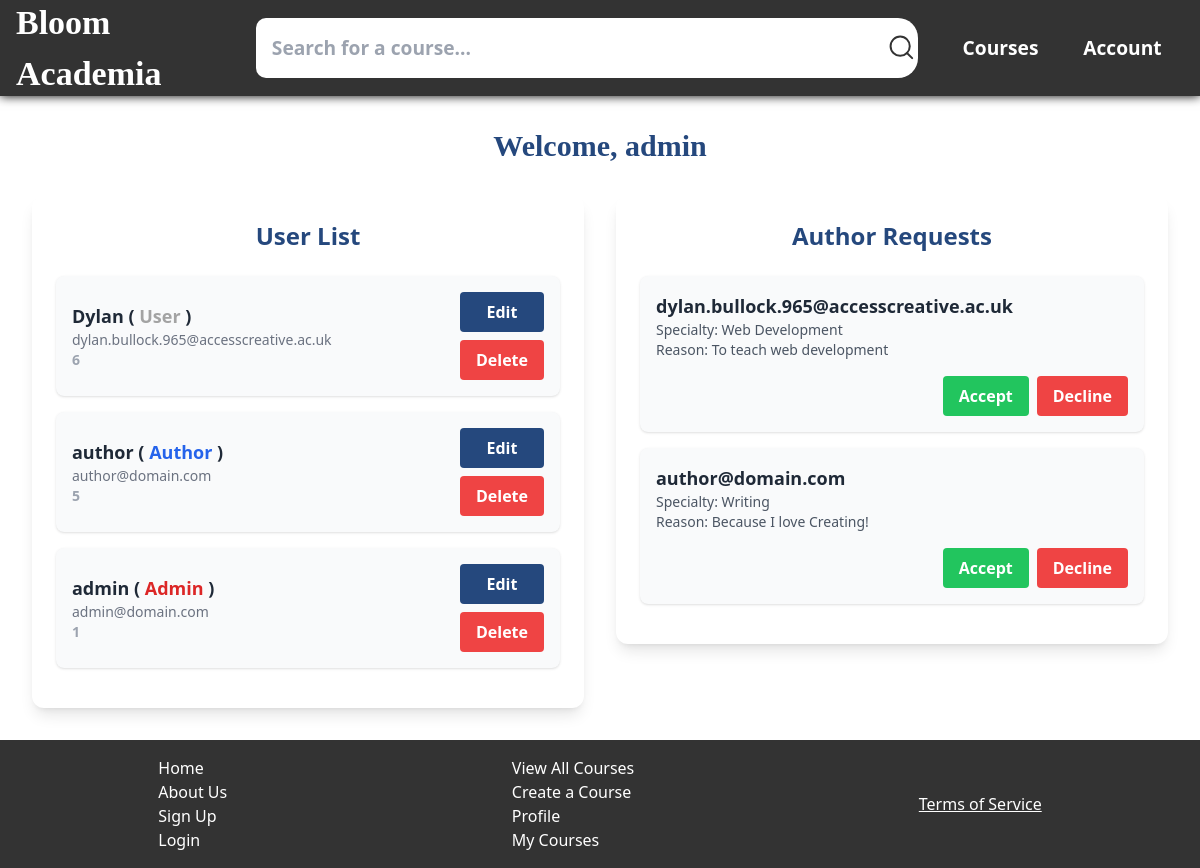
The page /admin (signed in) on the database its author committed.
### tables this page shows
CREATE TABLE users (uid INTEGER PRIMARY KEY AUTOINCREMENT, name TEXT NOT NULL, email TEXT UNIQUE, password TEXT NOT NULL, role TEXT DEFAULT 'User');

CREATE TABLE author_requests (uid INTEGER REFERENCES users(uid), email TEXT REFERENCES users(email), reason TEXT, area TEXT);

### app.py (the view)
@app.route('/admin')
def admin():
    if not session or session.get('role') != 'Admin':
        return render_template('error.html', error_type="No Access", error_title="Unauthorized", error_subtitle="You do not have permission to access the admin dashboard.")
    with db.connect(db_path) as conn:
        cursor = conn.cursor()
        cursor.execute("SELECT * FROM users ORDER BY uid DESC")
        users = cursor.fetchall()
        cursor.execute("SELECT * FROM author_requests ORDER BY uid DESC")
        author_requests = cursor.fetchall()
    return render_template('admin-pages/dashboard.html', users=users, author_requests=author_requests, name=session.get('name'))

### modules/db_functions.py (called while the page is built)
def connect(db_path):
    return sqlite3.connect(db_path)

### templates/admin-pages/dashboard.html (shortened to what this page needs)
<!DOCTYPE html>
<html lang="en">
<head>
    <link rel="stylesheet" href="{{ url_for('static', filename='css/style.css') }}">
    <script src="https://cdn.tailwindcss.com"></script>
</head>
<body class="bg-white min-h-screen flex flex-col">
    <header>
        <a href="{{ url_for('home') }}"><h1>Bloom Academia</h1></a>
        <nav>
            <form id="search-bar" class="nav-item" method="POST" action="{{ url_for('search_course') }}">
                <input id="search-bar-input" class="text-black" type="text" name="search-bar-input" placeholder="Search for a course...">
                <button id="search-bar-btn" type="submit" name="search-bar-btn">
                </button>
            </form>
            <a class="nav-item" href="{{ url_for('list_courses') }}">Courses</a>
            {% if name %}
                <a class="nav-item" href="{{ url_for('profile') }}">Account</a>
            {% else %}
                <a class="nav-item" href="{{ 'login' }}">Login</a>
            {% endif %}
        </nav>
    </header>
    <main class="flex-grow flex flex-col items-center justify-start p-8">
        <h1 class="text-3xl font-bold mb-8 text-primary">Welcome, {{ name }}</h1>
        <div class="w-full max-w-6xl">
            <div id="manage-users-container" class="flex flex-col md:flex-row items-start justify-between space-y-8 md:space-y-0 md:space-x-8">
                <div id="manage-users-col" class="w-full md:w-1/2 bg-white p-6 rounded-xl shadow-lg">
                    <h2 class="text-2xl text-center font-semibold mb-6 text-primary">User List</h2>
                    {% for user in users %}
                    <div class="bg-gray-50 p-4 rounded-lg shadow mb-4 flex items-center">
                        <div class="flex-grow mr-4">
                            <p class="text-lg font-semibold text-gray-800">{{ user[1] }} ( <span class="{% if user[4] == 'Admin' %}text-red-600{% elif user[4] == 'User' %}text-neutral-400{% elif user[4] == 'Author' %}text-blue-600{% endif %} font-bold">{{ user[4] }}</span> )</p>
                            <p class="text-sm text-gray-500">{{ user[2] }}</p>
                            <p class="text-sm text-gray-400 font-extrabold">{{ user[0] }}</p>
                        </div>
                        <div class="flex flex-col space-y-2">
                            <a href="{{ url_for('change_role', uid=user[0]) }}" class="bg-primary hover:bg-primary-dark text-white font-bold py-2 px-4 rounded text-center">Edit</a>
                            <a href="{{ url_for('delete_user', uid=user[0]) }}" class="bg-red-500 hover:bg-red-700 text-white font-bold py-2 px-4 rounded text-center">Delete</a>
                        </div>
                    </div>
                    {% endfor %}
                </div>
                <div id="manage-author-requests-col" class="w-full md:w-1/2 bg-white p-6 rounded-xl shadow-lg">
                    <h2 class="text-2xl text-center font-semibold mb-6 text-primary">Author Requests</h2>
                    {% for request in author_requests %}
                    <div class="bg-gray-50 p-4 rounded-lg shadow mb-4">
                        <div class="mb-4">
                            <p class="text-lg font-semibold text-gray-800">{{ request[1] }}</p>
                            <p class="text-sm text-gray-600">Specialty: <span class="font-medium">{{ request[3] }}</span></p>
                            <p class="text-sm text-gray-600">Reason: {{ request[2] }}</p>
                        </div>
                        <form id="clear-author-request-form" action="{{ url_for('clear_author_request', uid=request[0]) }}" method="post" class="flex justify-end space-x-2">
                            <button id="accept-author-request" name="accept-author-request" class="bg-green-500 hover:bg-green-700 text-white font-bold py-2 px-4 rounded" type="submit">Accept</button>
                            <button id="decline-author-request" name="decline-author-request" class="bg-red-500 hover:bg-red-700 text-white font-bold py-2 px-4 rounded" type="submit">Decline</button>
                        </form>
                    </div>
                    {% endfor %}
                </div>
            </div>
        </div>
    </main>
    <footer>
        <li id="footer-l1" class="footer-item">
            <a href="{{ url_for('home') }}">Home</a>
            <a href="{{ url_for('about') }}">About Us</a>
            <a href="{{ url_for('register') }}">Sign Up</a>
            <a href="{{ url_for('login') }}">Login</a>
        </li>
        <li id="footer-l2" class="footer-item">
            <a href="#">View All Courses</a>
            <a href="{{ url_for('create_course') }}">Create a Course</a>
            <a href="{{ url_for('profile') }}">Profile</a>
            <a href="{{ url_for('profile') }}">My Courses</a>
        </li>
        <li id="footer-l4" class="footer-item">
            <button id="tos-btn" onclick="showTOS()">Terms of Service</button>
        </li>
    </footer>
</body>
</html>

### static/css/style.css (style rules this page uses)
* { padding: 0; margin: 0; box-sizing: border-box; }
a { text-decoration: none; }
html, body { height: 100%; width: 100%; }
body { background-color: var(--bg); color: var(--text); background-image: url("root/static/images/wave-haikei.png"); color: #020113; font-family: 'Segoe UI', Tahoma, Geneva, Verdana, sans-serif; }
p { color: black; }
header { height: 10%; width: 100%; display: flex; align-items: center; justify-content: space-around; padding: 3rem 1rem; box-shadow: 0 0 10px 0 black; background-color: #333333; }
header h1 { font-size: 2.125rem !important; font-weight: 600 !important; }
nav { display: flex; flex-direction: row; align-items: center; justify-content: space-evenly; }
nav a { color: var(--secondary); }
nav .nav-item { margin: 0 1.4rem; color: white; font-weight: bold; font-size: larger; }
#search-bar { display: flex; flex-direction: row; }
#search-bar-input { padding: 1rem; padding-right: 20rem; border: none; border-radius: 10px 0 0 10px; background-color: #ffffff; }
#search-bar-btn { display: flex; align-items: center; border: none; border-radius: 0 20px 20px 0; background-color: #ffffff; transition: 0.5s; cursor: pointer; }
h1 { color: white; font-family: ui-monospace; }
footer { display: flex; align-items: center; justify-content: space-around; padding: 1rem; background-color: #333333; color: white; }
footer .footer-item { display: flex; flex-direction: column; }
footer .footer-item a { color: white; }
#tos-btn { border: none; background: none; color: white; text-decoration: underline; cursor: pointer; }

### rows shown on the page
users: name "Dylan", role "User", email "dylan.bullock.965@accesscreative.ac.uk", uid "6"
users: name "author", role "Author", email "author@domain.com", uid "5"
users: name "admin", role "Admin", email "admin@domain.com", uid "1"
author_requests: email "dylan.bullock.965@accesscreative.ac.uk", area "Web Development", reason "To teach web development"
author_requests: email "author@domain.com", area "Writing", reason "Because I love Creating!"

### other values the page prints
{{ name }} "admin"
